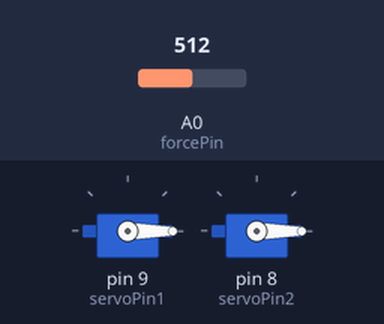
Bench run of a sketch on a simulated Arduino Uno, built with avr-gcc and run on an emulated ATmega328P. On the bench: 2 × servo. The inputs (shaded band) are chosen by the test bench; at power-on: A0 (forcePin) = 512. What the sketch prints to the serial monitor is not drawn.

Above: at 0.1 s.
At 30.1 s:
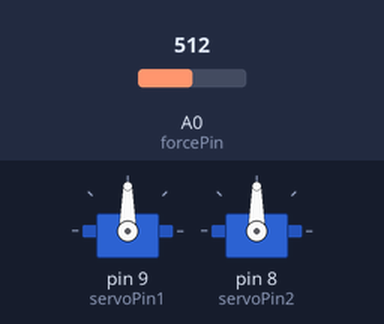
Timing chart, 0 to 31.6 s (numbered marks = the images above):
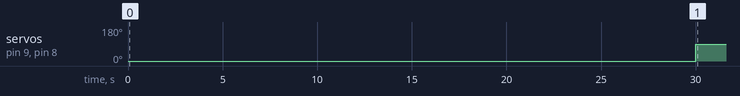

The sketch:

ReminderEatingFruit-1209.ino
```cpp
#include <Servo.h>
Servo myservo1;
Servo myservo2;


int servoPin1 = 9;//need connect with pin~ // 伺服马达1
int servoPin2 = 8;//need connect with pin~// 伺服马达2
int forcePin = A0;// 压力传感器
int val = 10;//servo rotation angle 10 degree// 伺服马达转动到的角度
int forceValue = 50;// range from 0-1023 // 等苹果泡沫模型到了用Serial序列部测试一下，多大值合适

void setup() {
  Serial.begin(9600);
  pinMode(forcePin, INPUT);//force input
  myservo1.attach(servoPin1);//servo output
  myservo2.attach(servoPin2);//servo output
}

void loop() {
  //Serial.print("Analog ForceValueReading = ");
  //Serial.println(analogRead(forcePin));
  Serial.print("timer = ");
  Serial.println(millis());
  if ((analogRead(forcePin) >= forceValue) && (10000 > millis() >= 5000)) {
    myservo1.write(val);   // if force sensor is HIGH, after 5s-10s， then servo 10 degree
    myservo2.write(val);   // if force sensor is HIGH, after 5s-10s， then servo 10 degree
    delay(100);
  }
  else if ((analogRead(forcePin) >= forceValue) && (30000 > millis() >= 10000)) {
    myservo1.write(2 * val); // if force sensor is HIGH, after 10s-30s， then servo 20 degree
    myservo2.write(2 * val); // if force sensor is HIGH, after 10s-30s， then servo 20 degree
    delay(100);
  }
  /////////////////////////////////////////////////////////////////////////////////////////////////////////////////////////////////触摸传感器启动30秒后，伺服器带动盘子倾斜最大角度
  else if ((analogRead(forcePin) >= forceValue) && (millis() >= 30000)) {
    myservo1.write(9 * val); // if force sensor is HIGH, after 30s， then servo rotate degree
    myservo2.write(9 * val); // if force sensor is HIGH, after 30s， then servo rotate degree
    delay(100);

  }
  /////////////////////////////////////////////////////////////////////////////////////////////////////////////////////////////////
  else {
    myservo1.write(0);  // if force sensor is LOW, then servo go back
    myservo2.write(0);  // if force sensor is LOW, then servo go back
    //delay(100);

  }
}
```

Measured:
- by itself, servo on pin 9 (servoPin1), servo on pin 8 (servoPin2): 0° → 90° at 30.0 s
